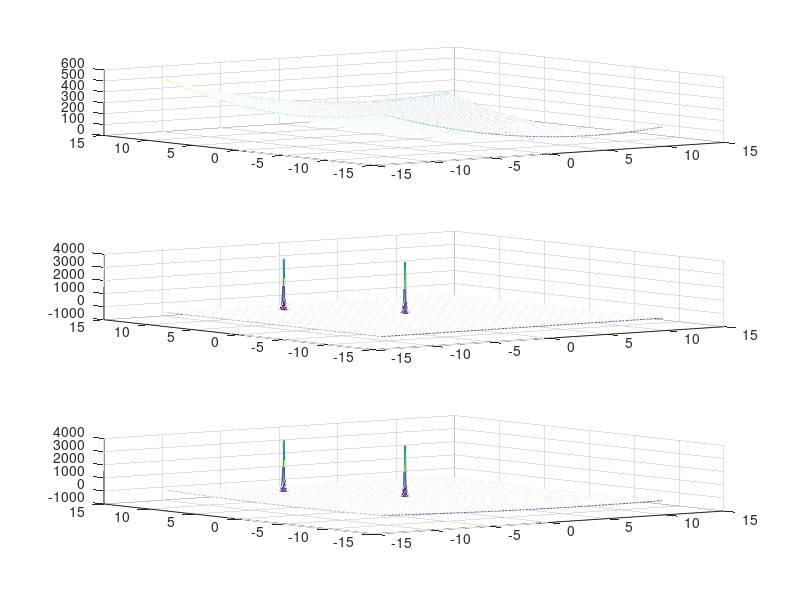

This chart was generated by the following MATLAB code:
close all
clear all


initial = [2,-2];
goal = [6,-2];
obs = [0,1];
obs2 = [-5,8];
K_att = 1;
gamma = 10;


[X,Y] = meshgrid(-12:.05:12);
Uatt = K_att*((goal(1)-X).^2 +(goal(2)-Y).^2);
Urep = (gamma*1./((obs(1)-X).^2 +(obs(2)-Y).^2)-200);
Urep2 = (gamma*1./((obs2(1)-X).^2 +(obs2(2)-Y).^2)-200);


Utotal = Uatt+Urep+Urep2;


subplot(3,1,1)
mesh(X,Y,Uatt)
subplot(3,1,2)
mesh(X,Y,Urep+Urep2)
subplot(3,1,3)
mesh(X,Y,Utotal)

